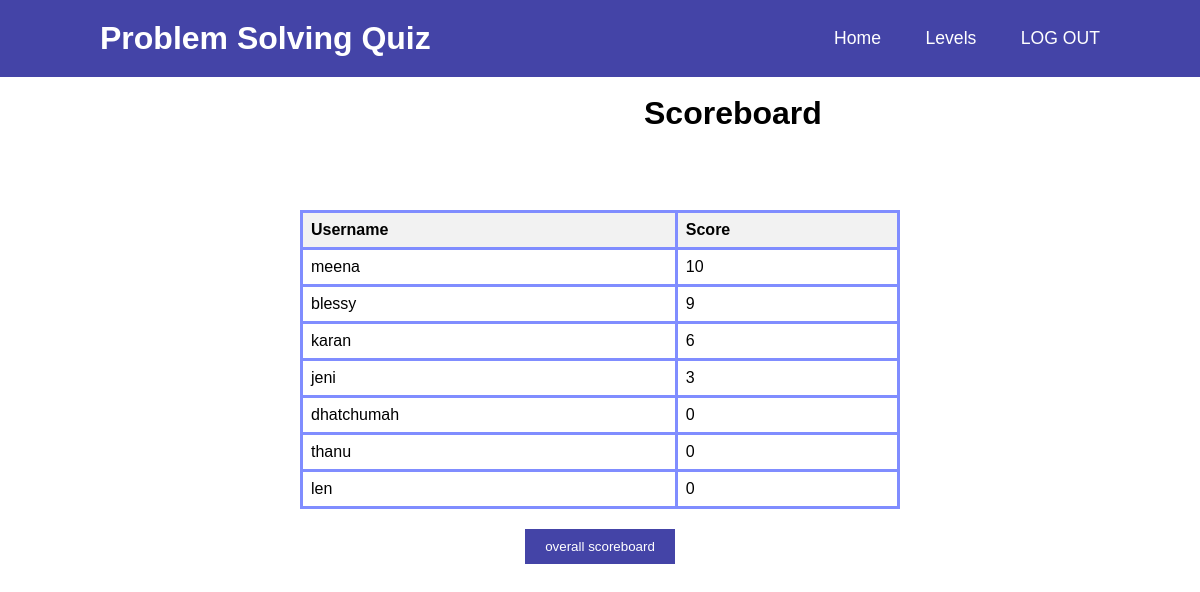
/Scoreboard.php (signed in), run on the app's committed database.
### tables this page shows
CREATE TABLE `user_info` (
  `user_id` int(11) NOT NULL,
  `username` varchar(50) NOT NULL,
  `email` varchar(100) NOT NULL,
  `password` varchar(128) NOT NULL,
  `points` int(11) NOT NULL,
  `otp` int(11) NOT NULL,
  `quiz_score` int(11) NOT NULL DEFAULT 0,
  `level3` int(255) NOT NULL,
  `level4` int(245) NOT NULL,
  `int_level1` int(255) NOT NULL,
  `int_level2` int(255) NOT NULL,
  `int_level3` int(255) NOT NULL,
  `int_level4` int(255) NOT NULL,
  `exp_level1` int(255) NOT NULL,
  `exp_level2` int(255) NOT NULL,
  `exp_level3` int(255) NOT NULL,
  `exp_level4` int(255) NOT NULL,
  `allpoints` int(255) NOT NULL,
  `beginner_score` int(255) NOT NULL,
  `intermediate_score` int(255) NOT NULL,
  `expert_score` int(255) NOT NULL,
  `a_points` int(11) NOT NULL,
  `a_otp` int(11) NOT NULL,
  `a_quiz_score` int(11) NOT NULL DEFAULT 0,
  `a_level3` int(255) NOT NULL,
  `a_level4` int(245) NOT NULL,
  `a_int_level1` int(255) NOT NULL,
  `a_int_level2` int(255) NOT NULL,
  `a_int_level3` int(255) NOT NULL,
  `a_int_level4` int(255) NOT NULL,
  `a_exp_level1` int(255) NOT NULL,
  `a_exp_level2` int(255) NOT NULL,
  `a_exp_level3` int(255) NOT NULL,
  `a_exp_level4` int(255) NOT NULL,
  `a_aptitudeallpoints` int(255) NOT NULL,
  `f_points` int(11) NOT NULL,
  `f_otp` int(11) NOT NULL,
  `f_quiz_score` int(11) NOT NULL DEFAULT 0,
  `f_level3` int(255) NOT NULL,
  `f_level4` int(245) NOT NULL,
  `f_int_level1` int(255) NOT NULL,
  `f_int_level2` int(255) NOT NULL,
  `f_int_level3` int(255) NOT NULL,
  `f_int_level4` int(255) NOT NULL,
  `f_exp_level1` int(255) NOT NULL,
  `f_exp_level2` int(255) NOT NULL,
  `f_exp_level3` int(255) NOT NULL,
  `f_exp_level4` int(255) NOT NULL,
  `f_allpoints` int(255) NOT NULL
);

### scoreboard.php (the view, shortened to what this page needs)
<?php
$db_host = "localhost";
$db_username = "root";
$db_password = "";
$db_name = "javaboi";
$db_connection = new mysqli($db_host, $db_username, $db_password, $db_name);
$query = "SELECT username, points FROM user_info ORDER BY points DESC";
$result = $db_connection->query($query);
if ($result->num_rows > 0) {
    $scoreboardData = array();
    while ($row = $result->fetch_assoc()) {
        $scoreboardData[] = $row;
    }
} else {
    $scoreboardData = array();
}
?>
<!DOCTYPE html>
<html lang="en">
<head>
    <link rel="stylesheet" href="styles1.css">
</head>
<header>
        <h2 class="logo" >Problem Solving Quiz</h2>
            <nav class="navigation">
                  <a href="choose.php">Home</a>
                  <a href="topic.php">Levels</a>
                  <a href="login.html" class="btnlogout">LOG OUT</a>
             </nav>
   </header>
<body>
    <h1>Scoreboard</h1>
    <?php if (!empty($scoreboardData)) : ?>
        <table>
            <tr>
                <th>Username</th>
                <th>Score</th>
            </tr>
            <?php foreach ($scoreboardData as $row) : ?>
                <tr>
                    <td><?php echo htmlspecialchars($row['username']); ?></td>
                    <td><?php echo $row['points']; ?></td>
                </tr>
            <?php endforeach; ?>
        </table>
    <?php else : ?>
        <p>No scores found.</p>
    <?php endif; ?>
    <form method="post" action="overall_scoreboard.php">
        <input type="submit"  name="update_allpoints" value="overall scoreboard">
    </form>
</body>
</html>

### styles1.css (style rules this page uses)
* { margin: 0; padding: 0; box-sizing: border-box; font-family: 'Poppins', sans-serif; }
header { position: fixed; top: 0; left: 0; width: 100%; padding: 20px 100px; background: #008b; display: flex; justify-content: space-between; align-items: center; z-index: 99; }
.logo { font-size: 2em; color:#fff; user-select: none; }
.navigation a { position: relative; font-size: 1.1em; color:#fff; text-decoration: none; font-weight: 500; margin-left: 40px; }
.navigation a::after { content:''; position: absolute; left: 0; bottom: -6px; width: 100%; height: 3px; background: #fff; border-radius: 5px; transform: scaleX(0); transform-origin: right; transition: transform .5s; }
body { margin: 0; background-color: white; margin-top: 8%; }

### scoreboard.php (style rules this page uses)
table { border-collapse: collapse; width: 50%; margin: 20px auto; }
th, td { border: 3px solid #4EB33E; padding: 8px; text-align: left; }
th { background-color: #f2f2f2; }
h1 { padding: 58px; margin-top: 37px; margin-left: 586px; }
th, td { border: 3px solid #808dff; padding: 8px; text-align: left; }
header { position: fixed; top: 0; left: 0; width: 100%; padding: 20px 100px; background: #008b; display: flex; justify-content: space-between; align-items: center; z-index: 99; }
body { margin: 0; background-color: white; }
form { text-align: center; margin-top: 20px; }
input[type="submit"] { background-color: #008b; color: white; border: none; padding: 10px 20px; cursor: pointer; }

### data on the page
user_info: username "meena", points "10"
user_info: username "blessy", points "9"
user_info: username "karan", points "6"
user_info: username "jeni", points "3"
user_info: username "dhatchumah", points "0"
user_info: username "thanu", points "0"
user_info: username "len", points "0"
